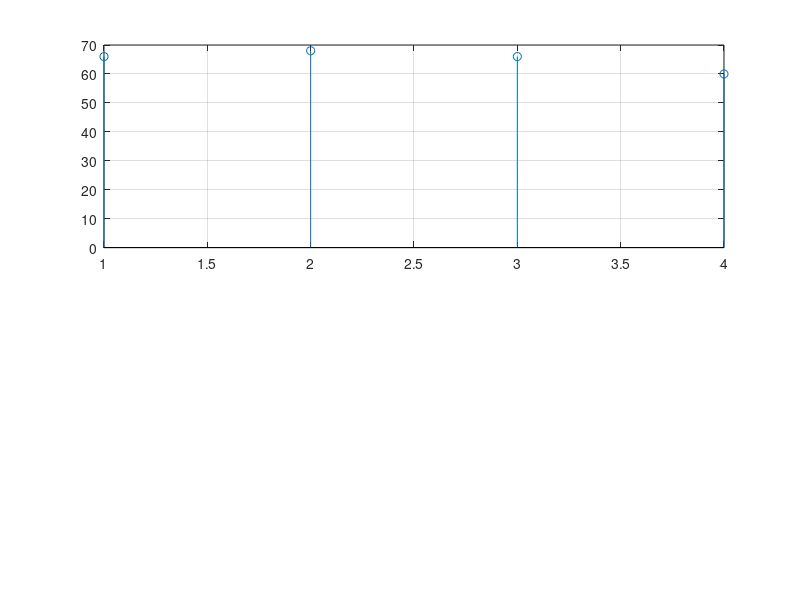

MATLAB code for this plot:
clc;
clear all;
close all;
%circular convolution
x=[1 2 3 4];
y=[5 6 7 8];
z=cconv(x,y,4);
disp(z);
subplot(2,1,1);
stem(z);
grid on;